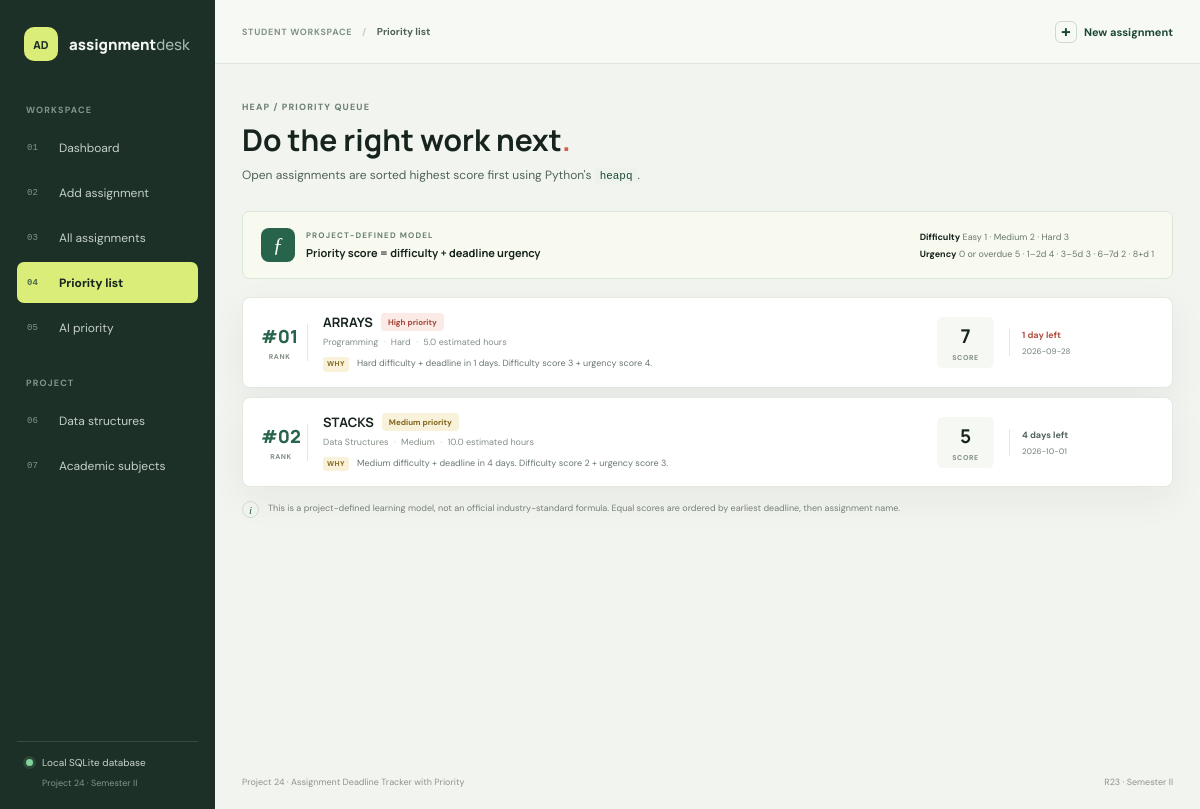
The page /priority on the database its author committed.
### tables this page shows
CREATE TABLE assignments (
                id INTEGER PRIMARY KEY AUTOINCREMENT,
                name TEXT NOT NULL,
                subject TEXT NOT NULL,
                description TEXT NOT NULL DEFAULT '',
                difficulty TEXT NOT NULL CHECK (difficulty IN ('Easy', 'Medium', 'Hard')),
                deadline TEXT NOT NULL,
                estimated_hours REAL NOT NULL CHECK (estimated_hours > 0),
                status TEXT NOT NULL CHECK (status IN ('Pending', 'In Progress', 'Completed')),
                created_at TEXT NOT NULL
            );

### app.py (the view)
@app.get("/priority")
def priority_page():
    return render_template("priority.html", assignments=prioritize_assignments(list_assignments()))

### app.py (called while the page is built)
@app.context_processor
def inject_navigation_data():
    return {"subjects": SUBJECTS}

### database.py (called while the page is built)
def get_connection():
    DATABASE_PATH.parent.mkdir(parents=True, exist_ok=True)
    connection = sqlite3.connect(DATABASE_PATH)
    connection.row_factory = sqlite3.Row
    connection.execute("PRAGMA foreign_keys = ON")
    return connection

def list_assignments():
    with get_connection() as connection:
        rows = connection.execute(
            "SELECT * FROM assignments ORDER BY created_at DESC, id DESC"
        ).fetchall()
    return [dict(row) for row in rows]

### priority.py (called while the page is built)
def remaining_days(deadline, today=None):
    current_date = today or date.today()
    due_date = date.fromisoformat(deadline) if isinstance(deadline, str) else deadline
    return (due_date - current_date).days

def urgency_score(days_left):
    if days_left <= 0:
        return 5
    if days_left <= 2:
        return 4
    if days_left <= 5:
        return 3
    if days_left <= 7:
        return 2
    return 1

def enrich_assignment(assignment, today=None):
    item = dict(assignment)
    days_left = remaining_days(item["deadline"], today)
    difficulty_score = DIFFICULTY_SCORES[item["difficulty"]]
    urgency = urgency_score(days_left)
    score = difficulty_score + urgency
    item.update(
        remaining_days=days_left,
        difficulty_score=difficulty_score,
        urgency_score=urgency,
        priority_score=score,
        priority_level="High" if score >= 6 else "Medium" if score >= 4 else "Low",
        priority_reason=f"{item['difficulty']} difficulty + "
        f"{'overdue or due today' if days_left <= 0 else 'deadline in ' + str(days_left) + ' days'}.",
    )
    return item

def prioritize_assignments(assignments, today=None):
    heap = []
    for assignment in assignments:
        item = enrich_assignment(assignment, today)
        if item["status"] == "Completed":
            continue
        heapq.heappush(
            heap,
            (-item["priority_score"], item["deadline"], item["name"].casefold(), item["id"], item),
        )
    ordered = []
    while heap:
        item = heapq.heappop(heap)[-1]
        item["rank"] = len(ordered) + 1
        ordered.append(item)
    return ordered

### templates/priority.html
{% extends 'base.html' %}
{% block title %}Priority list{% endblock %}{% block eyebrow %}Priority list{% endblock %}
{% block content %}
<div class="page-heading"><p class="eyebrow">HEAP / PRIORITY QUEUE</p><h1>Do the right work next<span class="heading-period">.</span></h1><p class="page-intro">Open assignments are sorted highest score first using Python's <code>heapq</code>.</p></div>
<section class="formula-strip"><div class="formula-title"><span class="formula-symbol">ƒ</span><div><span class="eyebrow">PROJECT-DEFINED MODEL</span><strong>Priority score = difficulty + deadline urgency</strong></div></div><div class="formula-scales"><span><b>Difficulty</b> Easy 1 · Medium 2 · Hard 3</span><span><b>Urgency</b> 0 or overdue 5 · 1–2d 4 · 3–5d 3 · 6–7d 2 · 8+d 1</span></div></section>
{% if assignments %}<div class="priority-list">{% for item in assignments %}<article class="priority-card"><div class="priority-rank"><span>#{{ '%02d'|format(item.rank) }}</span><small>RANK</small></div><div class="priority-card-main"><div class="priority-card-title"><a href="{{ url_for('view_assignment', assignment_id=item.id) }}">{{ item.name }}</a><span class="priority-badge priority-{{ item.priority_level|lower }}">{{ item.priority_level }} priority</span></div><p class="priority-card-meta">{{ item.subject }} <span>·</span> {{ item.difficulty }} <span>·</span> {{ item.estimated_hours|round(2) }} estimated hours</p><div class="priority-reason"><span class="reason-mark">WHY</span><span>{{ item.priority_reason }} Difficulty score {{ item.difficulty_score }} + urgency score {{ item.urgency_score }}.</span></div></div><div class="priority-card-score"><strong>{{ item.priority_score }}</strong><small>SCORE</small></div><div class="priority-card-due {% if item.remaining_days <= 2 %}due-close{% endif %}"><span>{% if item.remaining_days < 0 %}{{ item.remaining_days|abs }} days overdue{% elif item.remaining_days == 0 %}Due today{% elif item.remaining_days == 1 %}1 day left{% else %}{{ item.remaining_days }} days left{% endif %}</span><small>{{ item.deadline }}</small></div></article>{% endfor %}</div>
{% else %}<div class="panel large-empty"><span class="empty-mark">✓</span><h2>Queue is clear</h2><p>There are no pending or in-progress assignments. Completed work is left out of the active queue.</p><a class="button button-primary" href="{{ url_for('add_assignment') }}">Add assignment</a></div>{% endif %}
<div class="explain-row"><span class="explain-icon">i</span><p>This is a project-defined learning model, not an official industry-standard formula. Equal scores are ordered by earliest deadline, then assignment name.</p></div>
{% endblock %}

### rows shown on the page
assignments: rank "01", name "ARRAYS", priority_level "High", subject "Programming", difficulty "Hard", estimated_hours "5.0", priority_reason "Hard difficulty + deadline in 1 days.", difficulty_score "3", urgency_score "4", priority_score "7", shows "1 day left", deadline "2026-09-28"
assignments: rank "02", name "STACKS", priority_level "Medium", subject "Data Structures", difficulty "Medium", estimated_hours "10.0", priority_reason "Medium difficulty + deadline in 4 days.", difficulty_score "2", urgency_score "3", priority_score "5", remaining_days "4", deadline "2026-10-01"
